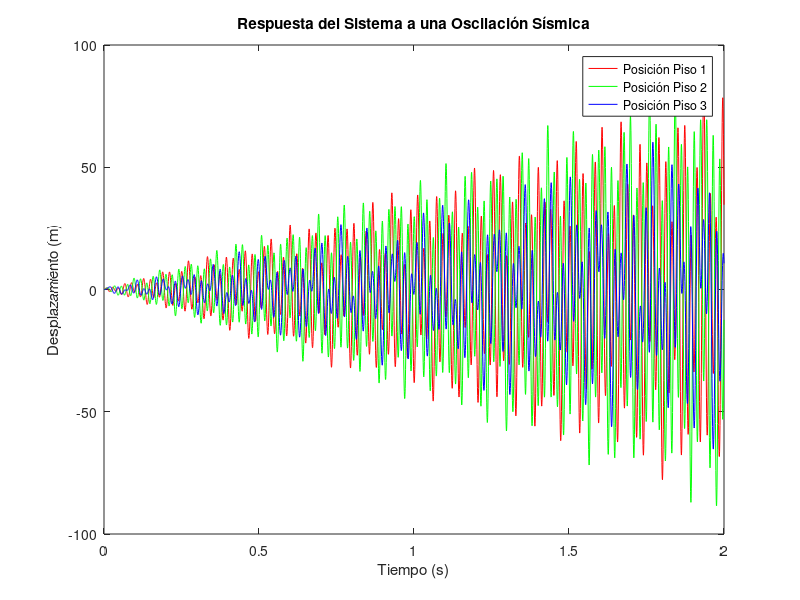

Recreate this plot in MATLAB.
% Definir parámetros del sistema
M = [6930693 0 0; 0 6930693 0; 0 0 6930693]; % Matriz de masa
K = [-4e11 2e11 0; 2e11 -4e11 2e11; 0 2e11 -2e11]; % Matriz de rigidez
A = inv(M) * K; % Calcular la matriz A

% Calcular los valores propios de la matriz A
[eigenVectors, eigenValues] = eig(A);
% Los valores propios están en la diagonal de eigenValues
omega = sqrt(-diag(eigenValues)); % Frecuencia angular para cada piso
    
%omega = 0.15;
E = 0.5; % Amplitud de la oscilación sísmica
b = [1; 1 ; 1]; % Vector de unos

% Condiciones iniciales (posición y velocidad iniciales)
x0 = [0; 0; 0]; % Posición inicial
v0 = [0; 0; 0]; % Velocidad inicial
initial_conditions = [x0; v0];

% Tiempo de simulación
tspan = [0, 2]; % Simular de 0 a 100 segundos

% Función para las ecuaciones diferenciales
system_odes = @(t, y) [
    y(4:6); % Derivadas de las posiciones (velocidades)
    A*y(1:3) + E * (omega.^2) .* cos(omega * t) .* b; % Aceleraciones       
];

% Resolver el sistema de ecuaciones diferenciales
[t, Y] = ode45(system_odes, tspan, initial_conditions);

% Graficar resultados
figure;
plot(t, Y(:, 1), 'r', t, Y(:, 2), 'g', t, Y(:, 3), 'b'); % Posición en función del tiempo
xlabel('Tiempo (s)');
ylabel('Desplazamiento (m)');
title('Respuesta del Sistema a una Oscilación Sísmica');
legend('Posición Piso 1', 'Posición Piso 2', 'Posición Piso 3');
    
% Frecuencias angulares
disp("Frecuencias angulares (rad/s):");
disp(omega)

% Periodos de vibración naturales
T = 2*pi ./ omega;

% Frecuencias naturales
f = omega / (2*pi);

disp("Periodos de vibración naturales (s):");
disp(T);

disp("Frecuencias naturales (Hz):");
disp(f);

disp("Valores propios");
disp(eigenValues);